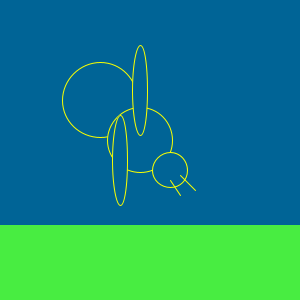
Frame 1 (no input)
Frame 60 (the mouse pressed at the canvas centre just before this capture): identical to frame 1, image omitted
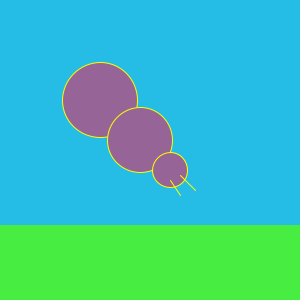
Frame 120 (the mouse held since frame 60 and released just before this capture)

The Processing sketch that drew these frames (run headless with seeded random() and noise(); from frame 60 on, the mouse is pressed at the canvas centre):

// Processing sketch: processing_36362
// ── processing_36362.pde

void setup() {
  size (300, 300);
  colorMode(RGB);
}

//Backgoound
void draw() {
  background(37, 189, 229);
  fill(72, 237, 65);
  stroke(72, 237, 65);
  
//Butterfly wings ON $ OFF
  if(mouseX >= 100){
    background(37, 189, 229);
  }else{
    background(mouseX,100,150);
  }
  rect(0, 225, width, 225);
  if (mouseY<=height) {
    fill(mouseX, 100, 150);
    smooth();
      
//Butterfly Form
    stroke(250, 255, 0);
    ellipse(100, 100, 75, 75);

//Butterfly Form
    ellipse(140, 140, 65, 65);
    ellipse(170, 170, 35, 35);
    
//Antennas
    line(170, 180, 180, 195);
    line(180, 175, 195, 190);    
 
 
if (mouseX < width/2) {
//Butterfly Wing Left
    ellipse(120, 160, 15, 90);

//Butterfly Wing Right
    ellipse(140, 90, 15, 90);
}
}
}
